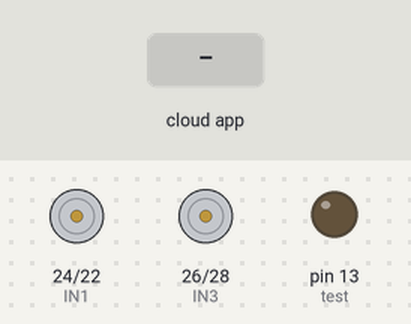
A sketch run on a simulated Arduino Mega 2560, built with avr-gcc and run on an emulated ATmega2560. Parts: motor-driver pin pairs drawn as motors (green arrow = first pin HIGH = forward, orange = second pin HIGH = backward, longer = more drive, scaled by the enable pin), output pins drawn as LEDs (lit = HIGH). Inputs (shaded band) come from the test bench. The ROS host is connected and sends only what is stated.

Above: at 1.2 s.
1.3 s: the phone or cloud app sets linear.x to -100
At 2.0 s:
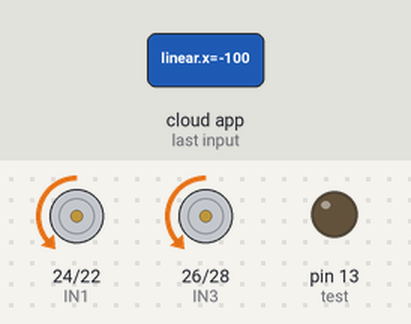
2.8 s: the phone or cloud app sets angular.z to -100
At 3.1 s:
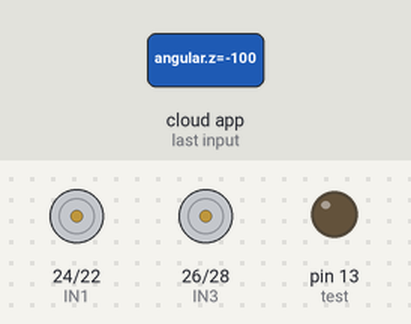
4.3 s: the phone or cloud app sets linear.x to 0
At 5.4 s:
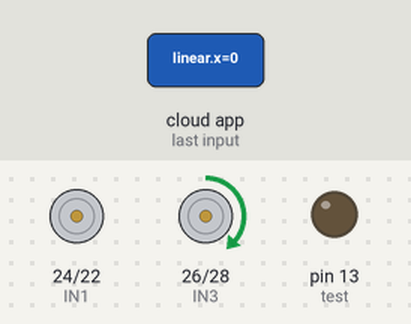
5.8 s: the phone or cloud app sets angular.z to 100
At 6.6 s:
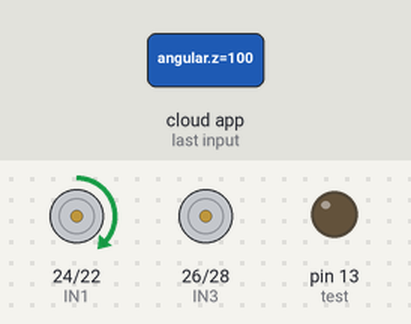
7.3 s: the phone or cloud app sets angular.z to 0
At 7.7 s:
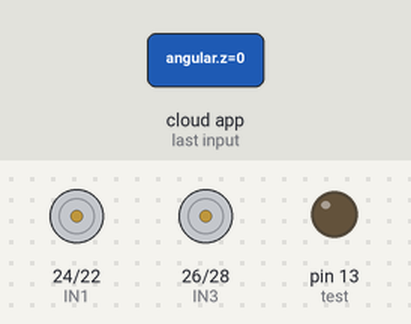
8.8 s: the phone or cloud app sets linear.x to 100
At 10.1 s:
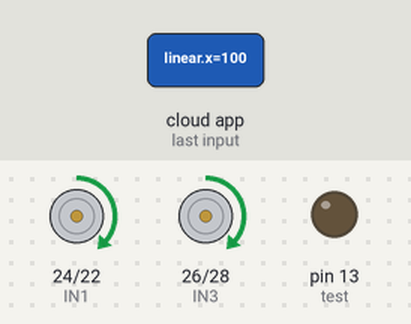
Timing chart, 0 to 11.3 s (numbered marks = the images above; inputs shaded):
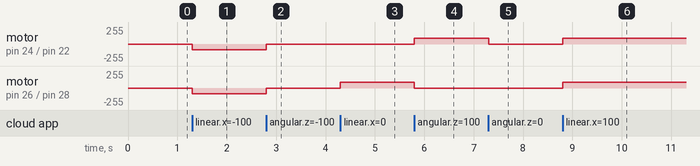

The sketch:

tf_listener.ino
```cpp
#include <SoftwareSerial.h>
#include <ros.h>
#include <geometry_msgs/Twist.h>

#define ENA 2
#define ENB 3

#define IN1 24
#define IN2 22
#define IN3 26
#define IN4 28

#define test 13

// SoftwareSerial BT1(2, 3); // Tx1, Rx1

ros::NodeHandle node;
geometry_msgs::Twist msg;

void adelante()
{

  analogWrite(ENA, 85);

  digitalWrite(IN1, HIGH);
  digitalWrite(IN2, LOW);

  analogWrite(ENB, 85);

  digitalWrite(IN3, HIGH);
  digitalWrite(IN4, LOW);

}

void izquierda()
{

  analogWrite(ENA, 85);

  digitalWrite(IN1, HIGH);
  digitalWrite(IN2, LOW);

  digitalWrite(IN3, LOW);
  digitalWrite(IN4, LOW);

}

void parar()
{

  digitalWrite(IN1, LOW);
  digitalWrite(IN2, LOW);

  digitalWrite(IN3, LOW);
  digitalWrite(IN4, LOW);

}

void derecha()
{

  digitalWrite(IN1, LOW);
  digitalWrite(IN2, LOW);

  analogWrite(ENB, 85);

  digitalWrite(IN3, HIGH);
  digitalWrite(IN4, LOW);

}

void atras()
{

  analogWrite(ENA, 85);

  digitalWrite(IN1, LOW);
  digitalWrite(IN2, HIGH);

  analogWrite(ENB, 85);

  digitalWrite(IN3, LOW);
  digitalWrite(IN4, HIGH);

}

void roverCallBack(const geometry_msgs::Twist& cmd_vel)
{

  if(cmd_vel.linear.x > 0 && cmd_vel.angular.z == 0)
  {
    adelante(); //i
    analogWrite(test, 255);
  }
  else
  {
    if(cmd_vel.linear.x == 0 && cmd_vel.angular.z > 0)
    {
      izquierda(); //j
      analogWrite(test, 255);
    }
    else
    {
      if(cmd_vel.linear.x == 0 && cmd_vel.angular.z == 0)
      {
        parar(); //k
        analogWrite(test, 0);
      }
      else
      {
        if(cmd_vel.linear.x == 0 && cmd_vel.angular.z < 0)
        {
          derecha(); //l
          analogWrite(test, 255);
        }
        else
        {
          if(cmd_vel.linear.x < 0 && cmd_vel.angular.z == 0)
          {
            atras(); //,
            analogWrite(test, 255);
          }
          else
          {
            parar(); //default
          }
        }
      }
    }
  }
}

ros::Subscriber <geometry_msgs::Twist> sub("cmd_vel", roverCallBack);

void setup()
{

//  Serial.begin(57600);
//  BT1.begin(57600);

  node.initNode();
  node.subscribe(sub);

  pinMode(test, OUTPUT);

  pinMode(ENA, OUTPUT);
  pinMode(ENB, OUTPUT);

  pinMode(IN1, OUTPUT);
  pinMode(IN2, OUTPUT);
  pinMode(IN3, OUTPUT);
  pinMode(IN4, OUTPUT);

}

void loop()
{

  digitalWrite(test, LOW);

//  if(Serial.available())
//  {
//    BT1.print((char)Serial.read());
//  }
//  if(BT1.available())
//  {
//    Serial.print((char)BT1.read());
//  }

  node.spinOnce();
  delay(1);
}
```

Measured:
- after the input at 1.3 s, motor on pin 24 (IN1) / pin 22 (IN2), motor on pin 26 (IN3) / pin 28 (IN4): stopped → backward 85/255 at once
- after the input at 2.8 s, motor on pin 24 (IN1) / pin 22 (IN2), motor on pin 26 (IN3) / pin 28 (IN4): backward 85/255 → stopped at once
- after the input at 4.3 s, motor on pin 26 (IN3) / pin 28 (IN4): stopped → forward 85/255 at once
- after the input at 5.8 s, motor on pin 24 (IN1) / pin 22 (IN2): stopped → forward 85/255 at once; motor on pin 26 (IN3) / pin 28 (IN4): forward 85/255 → stopped at once
- after the input at 7.3 s, motor on pin 24 (IN1) / pin 22 (IN2): forward 85/255 → stopped at once
- after the input at 8.8 s, motor on pin 24 (IN1) / pin 22 (IN2), motor on pin 26 (IN3) / pin 28 (IN4): stopped → forward 85/255 at once
